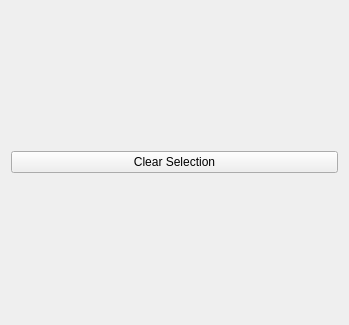
<?xml version="1.0" encoding="UTF-8"?>
<ui version="4.0">
 <class>qtModelPanel</class>
 <widget class="QWidget" name="qtModelPanel">
  <property name="geometry">
   <rect>
    <x>0</x>
    <y>0</y>
    <width>349</width>
    <height>325</height>
   </rect>
  </property>
  <property name="windowTitle">
   <string>Form</string>
  </property>
  <layout class="QVBoxLayout" name="verticalLayout">
   <property name="spacing">
    <number>3</number>
   </property>
   <item>
    <layout class="QVBoxLayout" name="treeviewLayout"/>
   </item>
   <item>
    <layout class="QGridLayout" name="gridLayout">
     <property name="verticalSpacing">
      <number>1</number>
     </property>
     <item row="0" column="0">
      <widget class="QPushButton" name="ClearSelection">
       <property name="sizePolicy">
        <sizepolicy hsizetype="Preferred" vsizetype="Fixed">
         <horstretch>0</horstretch>
         <verstretch>0</verstretch>
        </sizepolicy>
       </property>
       <property name="text">
        <string>Clear Selection</string>
       </property>
      </widget>
     </item>
    </layout>
   </item>
  </layout>
 </widget>
 <resources/>
 <connections/>
</ui>
